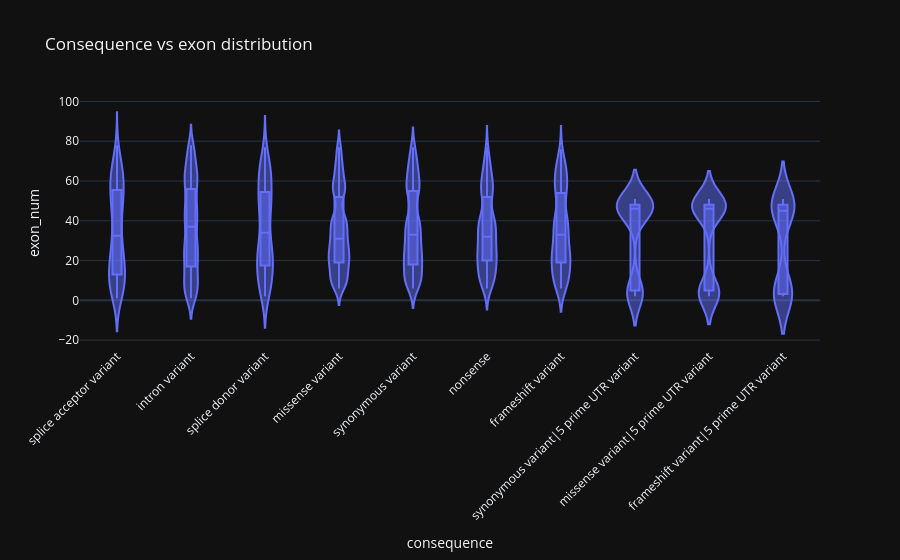

Notebook code cell kept with this figure:
### Markdown cell above
## 7. 📊 consequence vs exon density

### Code cell
top_cons = d['consequence'].value_counts().head(10).index
tmp = d[d['consequence'].isin(top_cons)][['consequence', 'exon_num']].dropna()
fig = px.violin(tmp, x='consequence', y='exon_num', box=True, points=False, title='Consequence vs exon distribution')
fig.update_xaxes(tickangle=-45)
fig.show()

### Figure 1 — Plotly figure (JSON) as saved in the notebook; plotly's stock layout.template omitted (floating-point values rounded to 4 significant figures; data arrays with more than 128 entries replaced by an {"elided": "..."} marker saying what was removed)
{"data": [{"alignmentgroup": "True", "box": {"visible": true}, "hovertemplate": "consequence=%{x}<br>exon_num=%{y}<extra></extra>", "legendgroup": "", "marker": {"color": "#636efa"}, "name": "", "offsetgroup": "", "orientation": "v", "points": false, "scalegroup": "True", "showlegend": false, "x": {"elided": "9105 str values"}, "x0": " ", "xaxis": "x", "y": {"elided": "9105 float values"}, "y0": " ", "yaxis": "y", "type": "violin"}], "layout": {"xaxis": {"anchor": "y", "domain": [0.0, 1.0], "title": {"text": "consequence"}, "tickangle": -45}, "yaxis": {"anchor": "x", "domain": [0.0, 1.0], "title": {"text": "exon_num"}}, "legend": {"tracegroupgap": 0}, "title": {"text": "Consequence vs exon distribution"}, "violinmode": "group"}}
